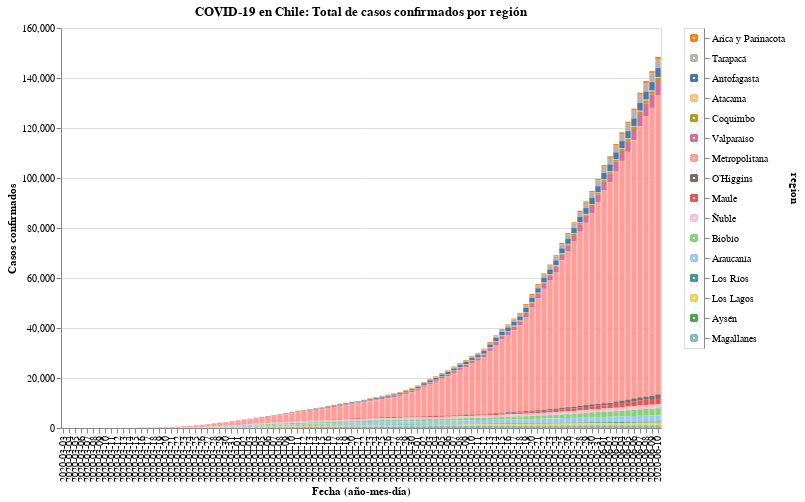

Write notebook code for a chart like this one.
### Code cell
#hide_input
input_dropdown = alt.binding_select(options=data['region'].unique())
selection1 = alt.selection_single(fields=['region'], bind=input_dropdown, name=' ')
selection2 = alt.selection_multi(fields=['region'], on='mouseover')
color = alt.condition(selection1 | selection2,
                    alt.Color('region:N', scale=alt.Scale(scheme='tableau20'), legend=None),
                    alt.value('lightgray'))

chart = alt.Chart(data).mark_bar().encode(
    x=alt.X('date:O', axis=alt.Axis(title='Fecha (año-mes-día)')),
    y=alt.Y('casos', axis=alt.Axis(title='Casos confirmados')),
    color=color,
    tooltip=['date', 'region', 'casos'],
    order=alt.Order(
    # Sort the segments of the bars by this field
    'codigo region',
    sort='descending'
    )
).properties(
    title='COVID-19 en Chile: Total de casos confirmados por región'
).add_selection(
    selection1, selection2
).transform_filter(
    selection1
)

legend = alt.Chart(data).mark_point().encode(
    y=alt.Y('region:N', axis=alt.Axis(orient='right'), sort=regiones),
    color=color
).add_selection(
    selection1, selection2
)

chart.properties(width=600, height=400) | legend

### Figure 1 — Vega-Lite specification as saved in the notebook (floating-point values rounded to 4 significant figures; data arrays with more than 128 entries replaced by an {"elided": "..."} marker saying what was removed)
{"config": {"view": {"continuousWidth": 400, "continuousHeight": 300}}, "hconcat": [{"mark": "bar", "encoding": {"color": {"condition": {"type": "nominal", "field": "region", "legend": null, "scale": {"scheme": "tableau20"}, "selection": {"or": [" ", "selector003"]}}, "value": "lightgray"}, "order": {"type": "quantitative", "field": "codigo region", "sort": "descending"}, "tooltip": [{"type": "nominal", "field": "date"}, {"type": "nominal", "field": "region"}, {"type": "quantitative", "field": "casos"}], "x": {"type": "ordinal", "axis": {"title": "Fecha (año-mes-día)"}, "field": "date"}, "y": {"type": "quantitative", "axis": {"title": "Casos confirmados"}, "field": "casos"}}, "height": 400, "selection": {" ": {"type": "single", "fields": ["region"], "bind": {"input": "select", "options": ["Arica y Parinacota", "Tarapacá", "Antofagasta", "Atacama", "Coquimbo", "Valparaíso", "Metropolitana", "O’Higgins", "Maule", "Ñuble", "Biobío", "Araucanía", "Los Ríos", "Los Lagos", "Aysén", "Magallanes"]}}, "selector003": {"type": "multi", "fields": ["region"], "on": "mouseover"}}, "title": "COVID-19 en Chile: Total de casos confirmados por región", "transform": [{"filter": {"selection": " "}}], "width": 600}, {"mark": "point", "encoding": {"color": {"condition": {"type": "nominal", "field": "region", "legend": null, "scale": {"scheme": "tableau20"}, "selection": {"or": [" ", "selector003"]}}, "value": "lightgray"}, "y": {"type": "nominal", "axis": {"orient": "right"}, "field": "region", "sort": ["Arica y Parinacota", "Tarapacá", "Antofagasta", "Atacama", "Coquimbo", "Valparaíso", "Metropolitana", "O’Higgins", "Maule", "Ñuble", "Biobío", "Araucanía", "Los Ríos", "Los Lagos", "Aysén", "Magallanes"]}}, "selection": {" ": {"type": "single", "fields": ["region"], "bind": {"input": "select", "options": ["Arica y Parinacota", "Tarapacá", "Antofagasta", "Atacama", "Coquimbo", "Valparaíso", "Metropolitana", "O’Higgins", "Maule", "Ñuble", "Biobío", "Araucanía", "Los Ríos", "Los Lagos", "Aysén", "Magallanes"]}}, "selector003": {"type": "multi", "fields": ["region"], "on": "mouseover"}}}], "data": {"name": "data-62074b1cb76e60cac0fbb9ad6d70d2e7"}, "$schema": "https://vega.github.io/schema/vega-lite/v4.8.1.json", "datasets": {"data-62074b1cb76e60cac0fbb9ad6d70d2e7": {"elided": "1600 records"}}}
